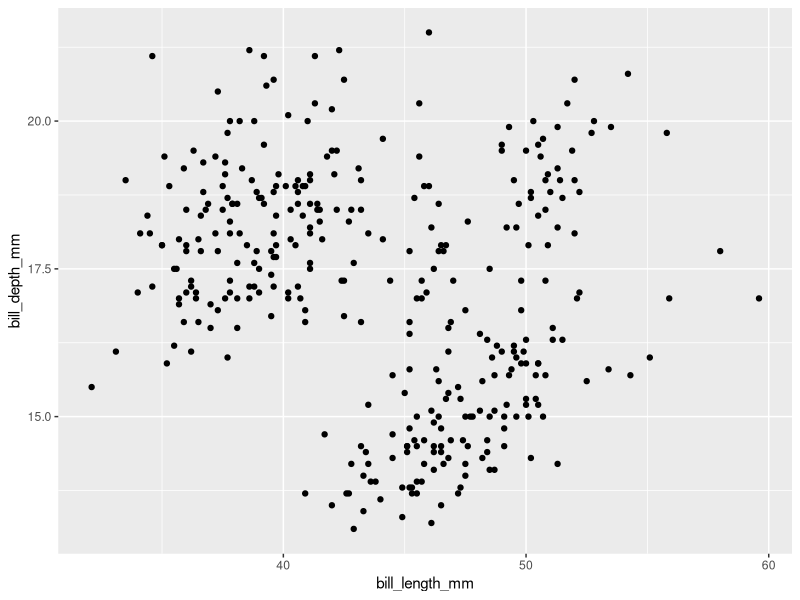
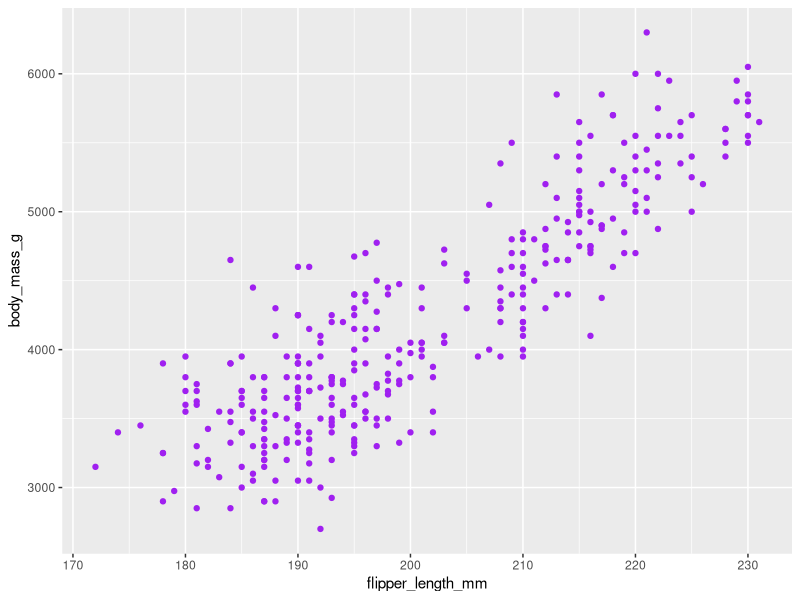
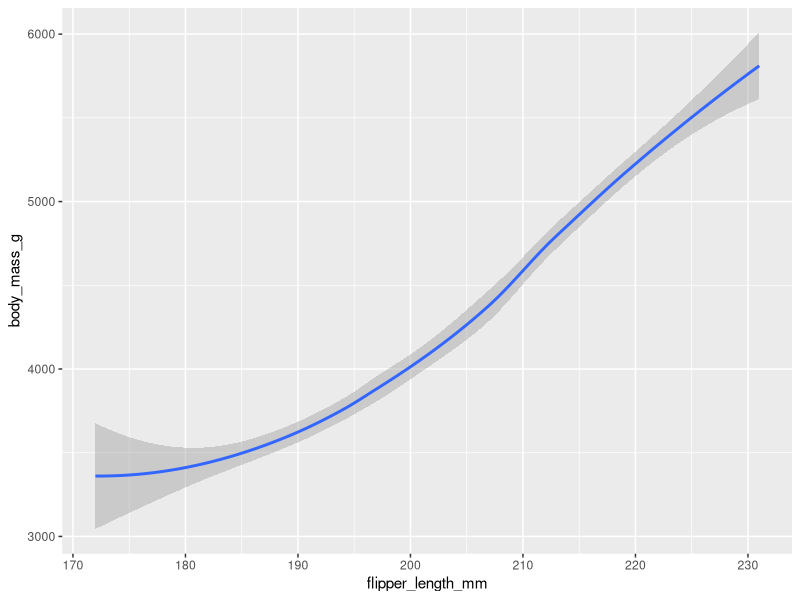

Write R code to recreate these figures, in order.
## ---- chunk 1
knitr::opts_chunk$set(echo = FALSE, warning= FALSE)
## ---- chunk 2
summary('penguins')
## ---- chunk 3
install.packages('r packages', repos = "https://ggplot2.tidyverse.org/")
library(ggplot2)
library(palmerpenguins)
data("penguins")
## ---- chunk 4

ggplot(data=penguins) + geom_point(mapping= aes(x= bill_length_mm, y= bill_depth_mm))
ggplot(data= penguins)+ geom_point(mapping = aes(x=flipper_length_mm, y= body_mass_g),color= "purple")
ggplot(data= penguins)+ geom_smooth(mapping = aes(x=flipper_length_mm, y= body_mass_g) )

